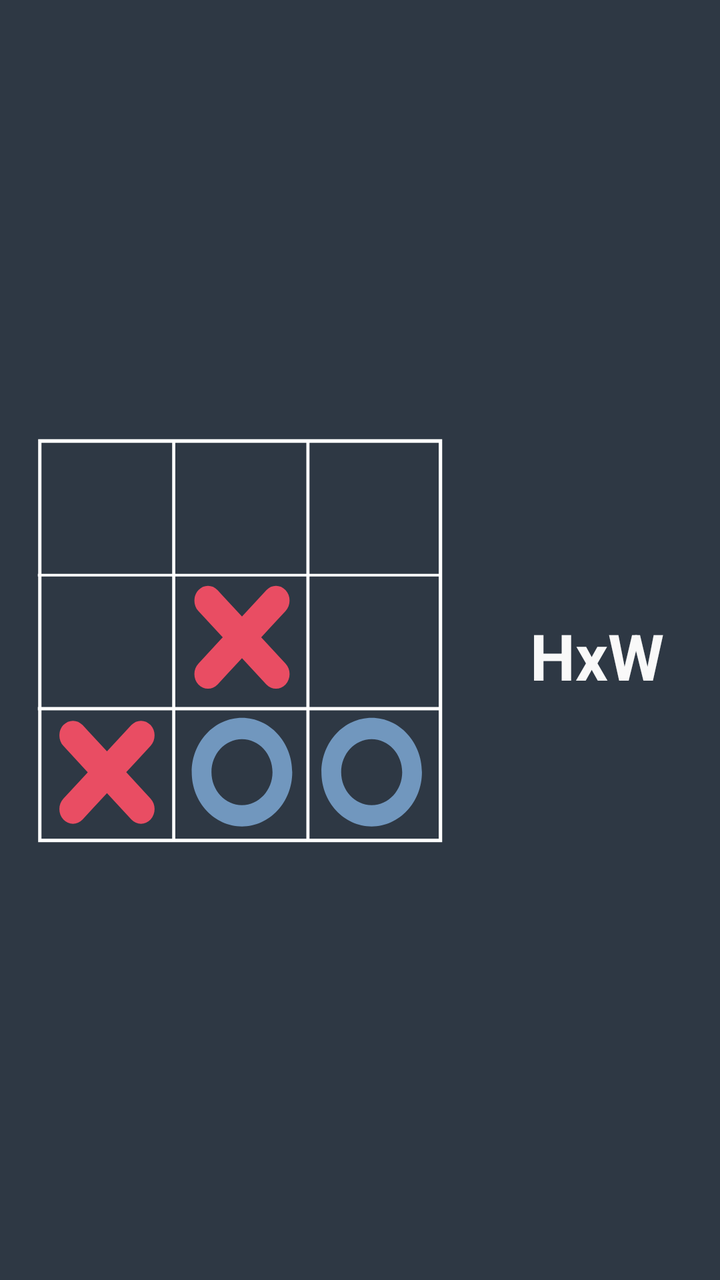
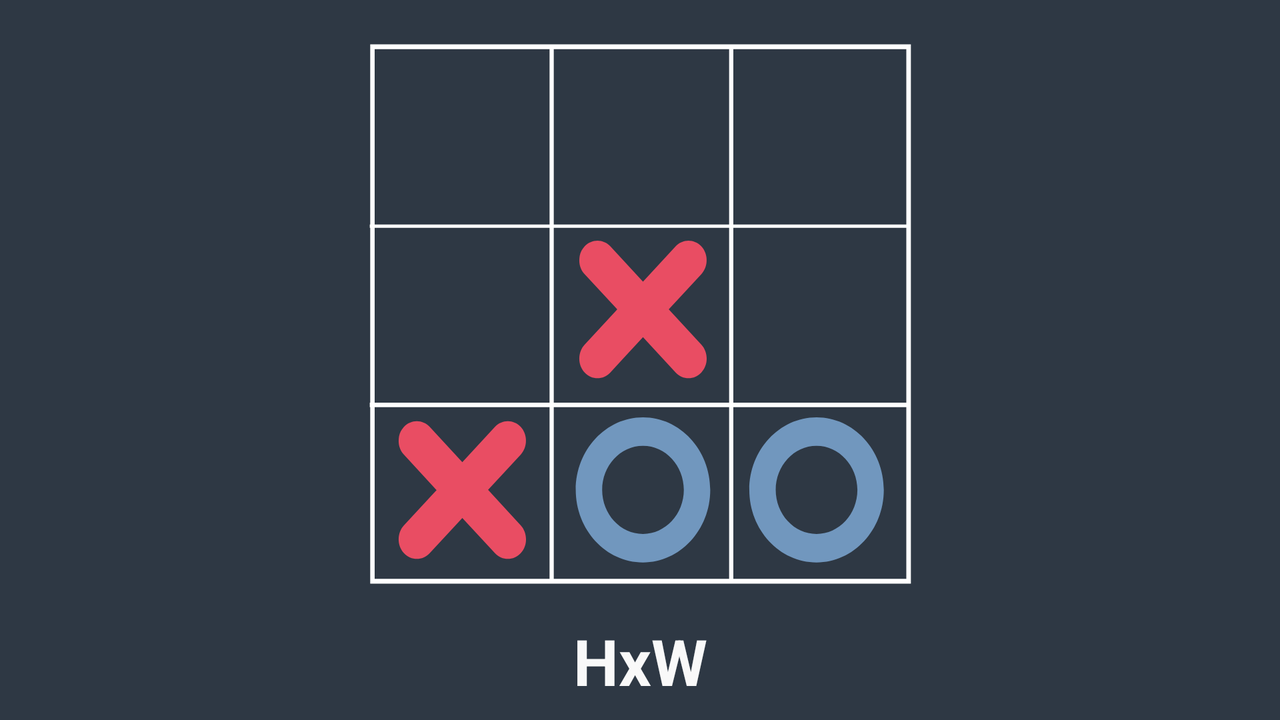

First picture: res/layout/ on a phone held upright. Second picture: the repository's own variant of that layout, on a device whose configuration matches the variant's folder. Source for both follows.
<!-- AndroidManifest.xml: application theme AppTheme -->
<!-- res/layout/choose_grid_fragment.xml -->
<?xml version="1.0" encoding="utf-8"?>
<LinearLayout
    xmlns:android="http://schemas.android.com/apk/res/android"
    android:orientation="horizontal"
    android:layout_width="match_parent"
    android:layout_height="match_parent"
    android:background="@drawable/grid_selector"
    android:clickable="true"
    android:id="@+id/gridFragmentChooseLinearLayoutId"
    >

    <ImageView
        android:id="@+id/chooseGridImageView"
        android:adjustViewBounds="true"
        android:background="#00000000"
        android:scaleType="fitCenter"
        android:padding="@dimen/chooseGridBoardImagePaddingPortrait"
        android:layout_width="0dp"
        android:layout_weight="1"
        android:layout_height="match_parent"
        android:src="@drawable/grid_3x3"
        />

    <TextView
        android:id="@+id/chooseGridAmountText"
        style="@style/Header"
        android:textSize="@dimen/header_font_size"
        android:layout_width="0dp"
        android:layout_weight="0.5"
        android:layout_height="match_parent"
        android:padding="25dp"
        android:text="HxW"
        android:gravity="center|start"
        />
</LinearLayout>
<!-- resources referenced by this layout -->
<resources>
  <dimen name="chooseGridBoardImagePaddingPortrait">18dp</dimen>
  <dimen name="header_font_size">32sp</dimen>
  <!-- drawable grid_3x3: vector/xml drawable (drawable, 2331 chars, omitted) -->
  <!-- drawable grid_selector (drawable) -->
  <?xml version="1.0" encoding="utf-8"?>
  <selector xmlns:android="http://schemas.android.com/apk/res/android">
  
      <item android:drawable="@color/buttonsBackgroundPressed"
          android:state_pressed="true" />
  
      <item android:drawable="@color/appBackground" />
  
  </selector>
  <style name="Header">
          <item name="android:textColor">@color/text</item>
          <item name="android:gravity">center</item>
          <item name="android:layout_width">wrap_content</item>
          <item name="android:layout_height">wrap_content</item>
          <item name="android:textStyle">bold</item>
          <item name="android:textSize">@dimen/header_font_size</item>
          <item name="android:layout_marginTop">16dp</item>
      </style>
  <style name="AppTheme" parent="Theme.AppCompat.Light.NoActionBar">
          
          <item name="colorPrimary">@color/colorPrimary</item>
          <item name="colorPrimaryDark">@color/colorPrimaryDark</item>
          <item name="colorAccent">@color/colorAccent</item>
          <item name="android:windowFullscreen">true</item>
      </style>
  <color name="buttonsBackgroundPressed">#192129</color>
  <color name="appBackground">#2E3844</color>
  <color name="text">#f9f9f9</color>
  <color name="colorPrimary">#3F51B5</color>
  <color name="colorPrimaryDark">#303F9F</color>
  <color name="colorAccent">#7197BE</color>
</resources>
<!-- res/layout-land/choose_grid_fragment.xml (the repository's variant of the layout above) -->
<!-- drawn on the phone turned sideways -->
<?xml version="1.0" encoding="utf-8"?>
<LinearLayout xmlns:android="http://schemas.android.com/apk/res/android"
    android:id="@+id/gridFragmentChooseLinearLayoutId"
    android:layout_width="match_parent"
    android:layout_height="match_parent"
    android:background="@drawable/grid_selector"
    android:clickable="true"
    android:orientation="vertical"
    >
    <ImageView
        android:id="@+id/chooseGridImageView"
        android:layout_width="match_parent"
        android:layout_height="0dp"
        android:layout_weight="1"
        android:paddingTop="@dimen/chooseGridBoardImagePaddingLandscape"
        android:scaleType="fitCenter"
        android:src="@drawable/grid_3x3" />

    <TextView
        android:id="@+id/chooseGridAmountText"
        style="@style/Header"
        android:layout_width="match_parent"
        android:layout_height="wrap_content"
        android:gravity="center"
        android:text="HxW"
        android:paddingBottom="@dimen/chooseGridBoardTextBottomPaddingLandscape"
        android:textAlignment="center"
        android:textSize="@dimen/header_font_size"

        />
</LinearLayout>
<!-- resources referenced by the variant -->
<!-- as the phone turned sideways resolves them -->
<resources>
  <dimen name="chooseGridBoardImagePaddingLandscape">20dp</dimen>
  <dimen name="chooseGridBoardTextBottomPaddingLandscape">8dp</dimen>
  <dimen name="header_font_size">32sp</dimen>
  <!-- drawable grid_3x3: vector/xml drawable (drawable, 2331 chars, omitted) -->
  <!-- drawable grid_selector (drawable) -->
  <?xml version="1.0" encoding="utf-8"?>
  <selector xmlns:android="http://schemas.android.com/apk/res/android">
  
      <item android:drawable="@color/buttonsBackgroundPressed"
          android:state_pressed="true" />
  
      <item android:drawable="@color/appBackground" />
  
  </selector>
  <style name="Header">
          <item name="android:textColor">@color/text</item>
          <item name="android:gravity">center</item>
          <item name="android:layout_width">wrap_content</item>
          <item name="android:layout_height">wrap_content</item>
          <item name="android:textStyle">bold</item>
          <item name="android:textSize">@dimen/header_font_size</item>
          <item name="android:layout_marginTop">16dp</item>
      </style>
  <style name="AppTheme" parent="Theme.AppCompat.Light.NoActionBar">
          
          <item name="colorPrimary">@color/colorPrimary</item>
          <item name="colorPrimaryDark">@color/colorPrimaryDark</item>
          <item name="colorAccent">@color/colorAccent</item>
          <item name="android:windowFullscreen">true</item>
      </style>
  <color name="buttonsBackgroundPressed">#192129</color>
  <color name="appBackground">#2E3844</color>
  <color name="text">#f9f9f9</color>
  <color name="colorPrimary">#3F51B5</color>
  <color name="colorPrimaryDark">#303F9F</color>
  <color name="colorAccent">#7197BE</color>
</resources>
